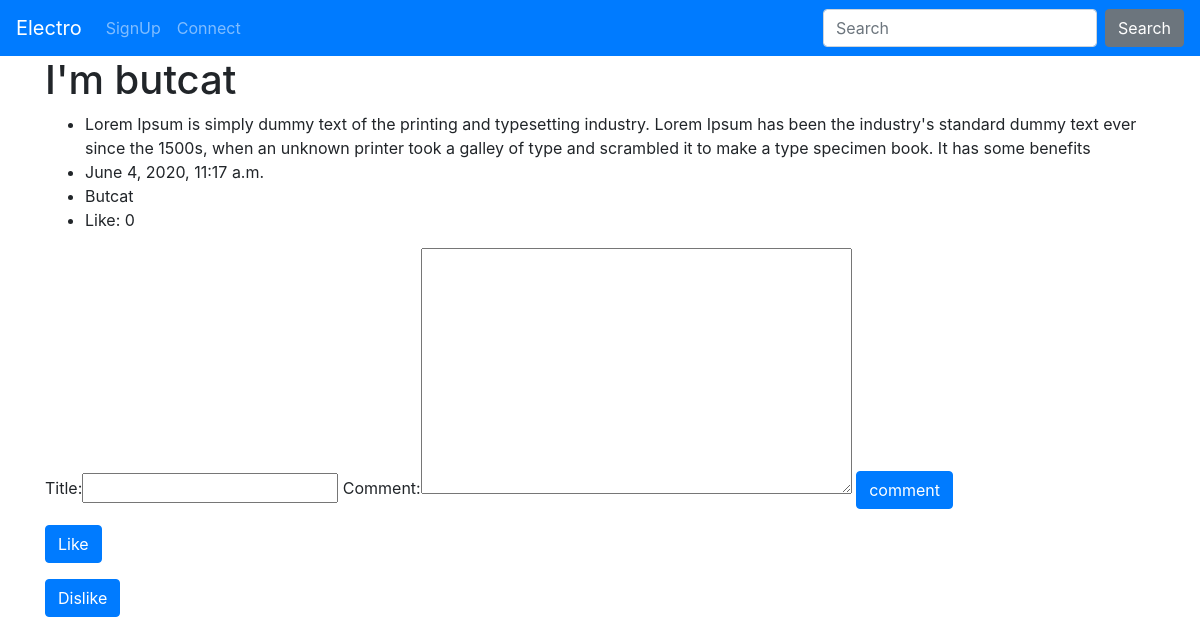
Before: /posts/detail/1/ with the older database file.
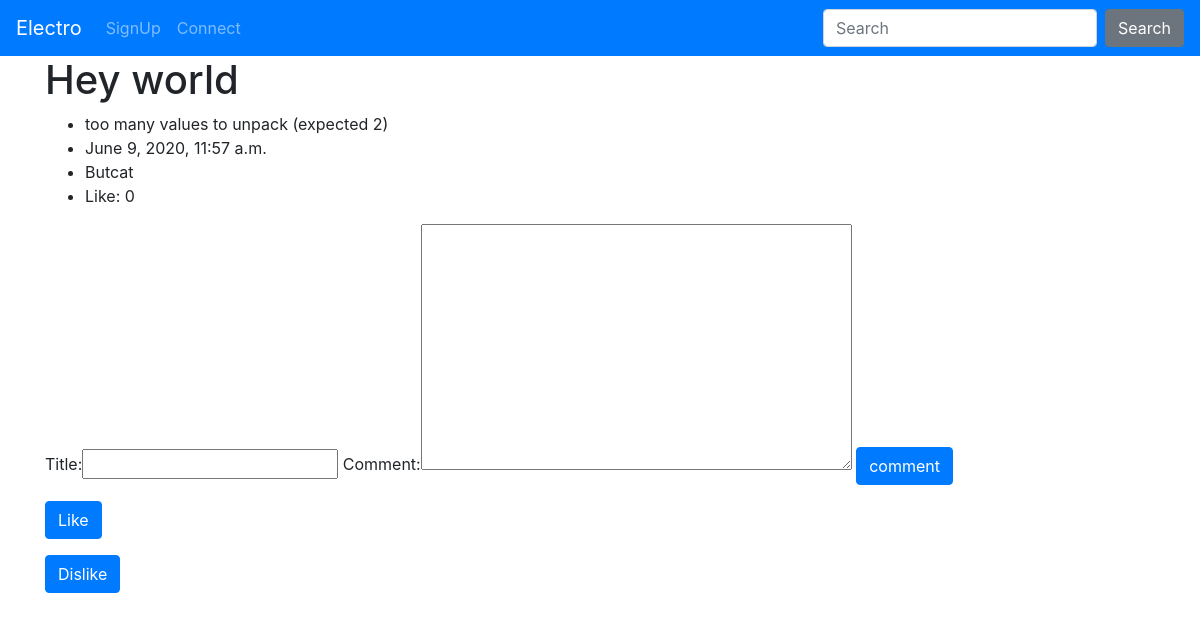
After: the same page with the newer database file.
### posts/models.py (models this page shows, shortened)
class Post(models.Model):
    title = models.CharField(max_length=40)
    content = models.TextField()
    date_post = models.DateTimeField('date published',auto_now_add=True)
    user = models.ForeignKey(settings.AUTH_USER_MODEL,
    on_delete=models.CASCADE)
    like = models.ManyToManyField(User, related_name='likes',
    blank=True)
    group = models.ForeignKey(Group, on_delete=models.CASCADE,
    blank=True, null=True)
    class Meta:
        ordering = ['date_post']

### posts/views.py (the view, shortened to what this page needs)
# urls.py: path('detail/<int:pk>/', views.PostCommentFormView.as_view(), name='detail'),
class PostCommentFormView(View):
    def get(self, request, *args, **kwargs):
        view = PostDetailView.as_view()
        return view(request, *args, **kwargs)

### posts/forms.py
class UserCommentForm(ModelForm):
    class Meta:
        model = Commentary
        fields = ['title', 'comment']
        exclude = ['group']
        widgets = {
        'title': forms.TextInput(attrs={'class': 'textinputclass'}),
        'comment': forms.Textarea(attrs={'class': 'editable medium-editor-textarea'}),
        }

### posts/views.py (called while the page is built)
    def get_context_data(self, **kwargs):
        context = super(PostDetailView, self).get_context_data(**kwargs)
        comments = Commentary.objects.filter(post=self.kwargs['pk'])
        context['comments'] = comments
        context['form'] = UserCommentForm()
        return context

### posts/templates/logged/post_detail.html (shortened to what this page needs)
{% extends 'base.html' %}
{% load static %}
{% block page_content %}
<div class="container">
  <h1> {{ post.title }} </h1>
  <ul>
    <li>{{ post.content }}</li>
    <li>{{ post.date_post }}</li>
    <li>{{ post.user }}</li>
    <li>Like: {{ post.like.count }}</li>
  </ul>
</div>
<div class="container">
  <form action="{% url 'posts:detail' post.pk %}" method="POST">
    {{ form }}
    <input type="submit" class="btn btn-primary" value="comment">
  </form>
</div>
{% block like_dislike %}
<div class="container">
	<p>
    <form action="{% url 'posts:like' post.pk %}" method="POST">
      <button type="submit" name="post_id" value="{{ post.id }}" class="btn btn-primary">Like
      </button>
    </form>
  </p>
  <p>
    <form action="{% url 'posts:dislike' post.pk %}" method="POST">
      <button type="submit" name="post_id" value="{{ post.id }}" class="btn btn-primary">Dislike
      </button>
    </form>
  </p>
</div>
{% endblock %}
{% endblock %}

Changed rows visible on the page:
changed Post "Butcat": title "I'm butcat" → "Hey world"; content "Lorem Ipsum is simply dummy text of the printing and typesetting industry. Lorem Ipsum has been the industry's standard dummy text ever since the 1500s, when an unknown printer took a galley of type and scrambled it to make a type specimen book. It has some benefits" → "too many values to unpack (expected 2)"; date_post "June 4, 2020, 11:17 a.m." → "June 9, 2020, 11:57 a.m."
